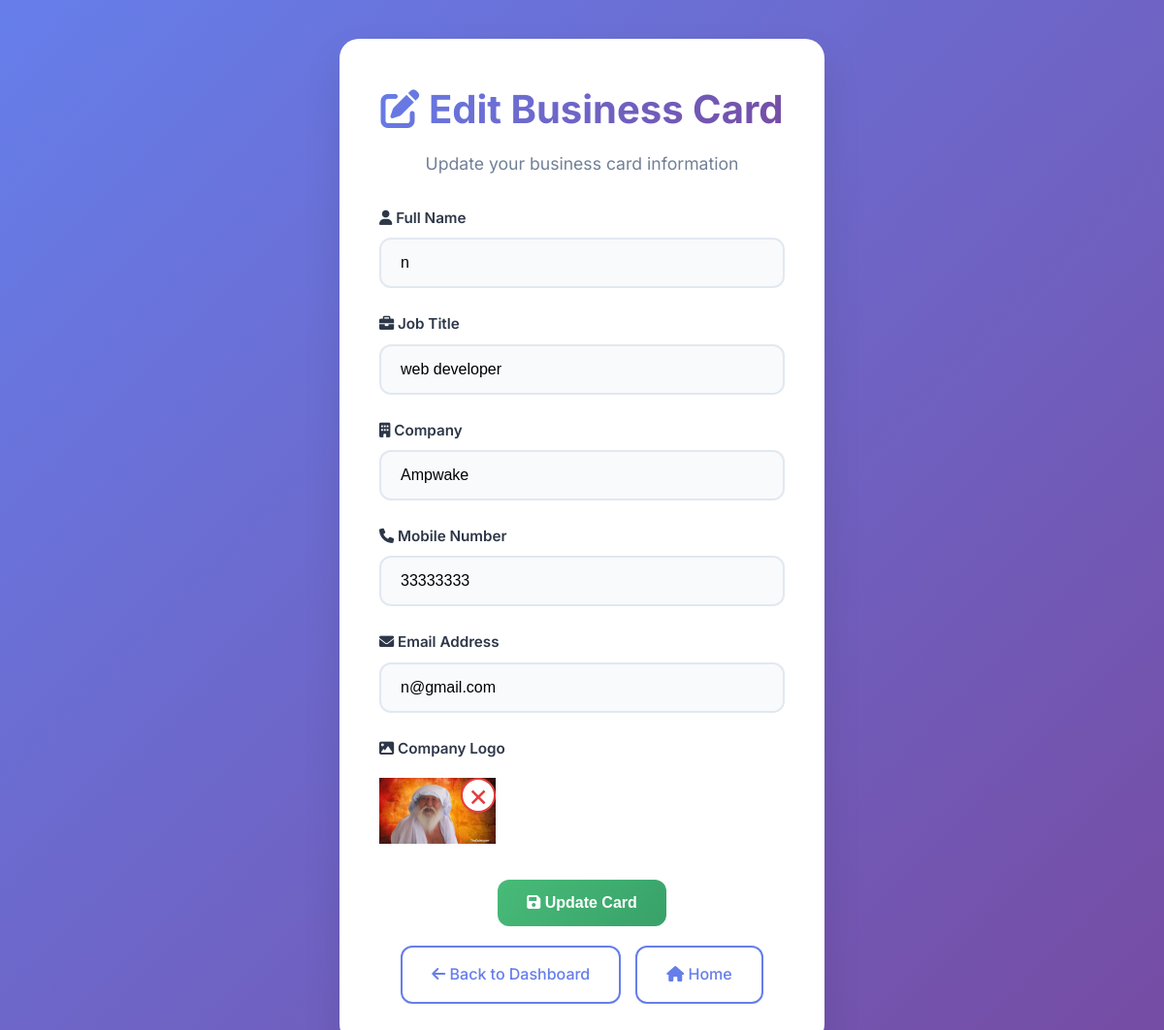
Screenshot of /edit-card/10 (signed in) with the database file from the repository.
### models.py (models this page shows, shortened)
class BusinessCard(db.Model):
    id = db.Column(db.Integer, primary_key=True)
    name = db.Column(db.String(100))
    designation = db.Column(db.String(100))
    company = db.Column(db.String(100))
    mobile = db.Column(db.String(20))
    email = db.Column(db.String(100))
    logo = db.Column(db.String(255))
    pdf = db.Column(db.String(255))
    qr = db.Column(db.String(255))
    user_id = db.Column(db.Integer, db.ForeignKey('user.id'), nullable=False)

### app.py (the view, shortened to what this page needs)
@app.route('/edit-card/<int:card_id>', methods=['GET', 'POST'])
def edit_card(card_id):
    card = BusinessCard.query.get_or_404(card_id)
    user = None
    if 'user_id' in session:
        user = User.query.get(session['user_id'])
    if not user or (card.user_id != user.id and user.role != 'admin'):
        return render_template('error.html',
                             error_title="Unauthorized Access",
                             error_message="❌ You don't have permission to access this card",
                             error_icon="lock")
    return render_template('form.html', card=card)

### templates/form.html (shortened to what this page needs)
{% extends "base.html" %}
{% block content %}
<link href="https://cdnjs.cloudflare.com/ajax/libs/cropperjs/1.5.13/cropper.min.css" rel="stylesheet">
<div class="card">
    <div class="header">
        <h1>
            <i class="fas fa-{{ 'edit' if card else 'plus' }}"></i>
            {{ 'Edit' if card else 'Create New' }} Business Card
        </h1>
        <p>{{ 'Update your business card information' if card else 'Fill in your business card details' }}</p>
    </div>
    <form method="POST" enctype="multipart/form-data">
        <div class="form-group">
            <label for="name">
                <i class="fas fa-user"></i> Full Name
            </label>
            <input type="text" id="name" name="name" class="form-control" required
                   value="{{ card.name if card else '' }}"
                   placeholder="Enter your full name">
        </div>
        <div class="form-group">
            <label for="designation">
                <i class="fas fa-briefcase"></i> Job Title
            </label>
            <input type="text" id="designation" name="designation" class="form-control" required
                   value="{{ card.designation if card else '' }}"
                   placeholder="e.g., Software Engineer, Marketing Manager">
        </div>
        <div class="form-group">
            <label for="company">
                <i class="fas fa-building"></i> Company
            </label>
            <input type="text" id="company" name="company" class="form-control" required
                   value="{{ card.company if card else '' }}"
                   placeholder="Enter your company name">
        </div>
        <div class="form-group">
            <label for="mobile">
                <i class="fas fa-phone"></i> Mobile Number
            </label>
            <input type="tel" id="mobile" name="mobile" class="form-control" required
                   value="{{ card.mobile if card else '' }}"
                   placeholder="Enter your mobile number">
        </div>
        <div class="form-group">
            <label for="email">
                <i class="fas fa-envelope"></i> Email Address
            </label>
            <input type="email" id="email" name="email" class="form-control" required
                   value="{{ card.email if card else '' }}"
                   placeholder="Enter your email address">
        </div>
        <div class="form-group">
            <label for="logo">
                <i class="fas fa-image"></i> Company Logo
            </label>
            <div id="logo-preview-container" style="position: relative; display: {% if card and card.logo %}inline-block{% else %}none{% endif %}; margin-top: 10px;">
                {% if card and card.logo %}
                <img id="logo-preview-img" src="{{ card.logo }}" alt="Current Logo" style="display: block; max-width: 120px; max-height: 120px;">
                <span id="remove-logo-btn"
                      style="position: absolute; top: 0; right: 0; background: #fff; border: 2px solid #e53e3e; color: #e53e3e; font-size: 32px; cursor: pointer; border-radius: 50%; width: 36px; height: 36px; line-height: 32px; text-align: center; display: flex; align-items: center; justify-content: center; z-index: 9999;">&times;</span>
                {% endif %}
            </div>
        </div>
        <div style="text-align: center; margin-top: 30px;">
            <button type="submit" class="btn btn-success">
                <i class="fas fa-{{ 'save' if card else 'plus' }}"></i>
                {{ 'Update Card' if card else 'Generate Card' }}
            </button>
        </div>
    </form>
    <div class="nav-links">
        <a href="{{ url_for('dashboard') }}" class="btn btn-outline">
            <i class="fas fa-arrow-left"></i> Back to Dashboard
        </a>
        <a href="{{ url_for('dashboard') }}" class="btn btn-outline">
            <i class="fas fa-home"></i> Home
        </a>
    </div>
</div>
{% endblock %}

### templates/base.html (style rules this page uses)
* { margin: 0; padding: 0; box-sizing: border-box; }
body { font-family: 'Inter', -apple-system, BlinkMacSystemFont, 'Segoe UI', Roboto, sans-serif; background: linear-gradient(135deg, #667eea 0%, #764ba2 100%); min-height: 100vh; color: #333; line-height: 1.6; }
.card { background: white; border-radius: 20px; box-shadow: 0 20px 40px rgba(0, 0, 0, 0.1); padding: 40px; margin: 20px auto; max-width: 500px; backdrop-filter: blur(10px); border: 1px solid rgba(255, 255, 255, 0.2); }
.header { text-align: center; margin-bottom: 30px; }
.header h1 { color: #2d3748; font-size: 2.5rem; font-weight: 700; margin-bottom: 10px; background: linear-gradient(135deg, #667eea, #764ba2); -webkit-background-clip: text; -webkit-text-fill-color: transparent; background-clip: text; }
.header p { color: #718096; font-size: 1.1rem; }
.form-group { margin-bottom: 25px; }
.form-group label { display: block; margin-bottom: 8px; font-weight: 600; color: #2d3748; font-size: 0.95rem; }
.form-control { width: 100%; padding: 15px 20px; border: 2px solid #e2e8f0; border-radius: 12px; font-size: 1rem; transition: all 0.3s ease; background: #f8fafc; }
.btn { display: inline-block; padding: 15px 30px; background: linear-gradient(135deg, #667eea, #764ba2); color: white; text-decoration: none; border-radius: 12px; font-weight: 600; font-size: 1rem; border: none; cursor: pointer; transition: all 0.3s ease; text-align: center; min-width: 120px; }
.btn-success { background: linear-gradient(135deg, #48bb78, #38a169); }
.btn-outline { background: transparent; border: 2px solid #667eea; color: #667eea; }
.nav-links { display: flex; gap: 15px; justify-content: center; margin-top: 20px; }
.nav-links a { color: #667eea; text-decoration: none; font-weight: 500; transition: color 0.3s ease; }

### rows the page displays
BusinessCard: name "n", designation "web developer", company "Ampwake", mobile "33333333", email "n@gmail.com", logo (picture)

### other values shown
{{ 'Edit' if card else 'Create New' }} "Edit"
{{ 'Update Card' if card else 'Generate Card' }} "Update Card"
